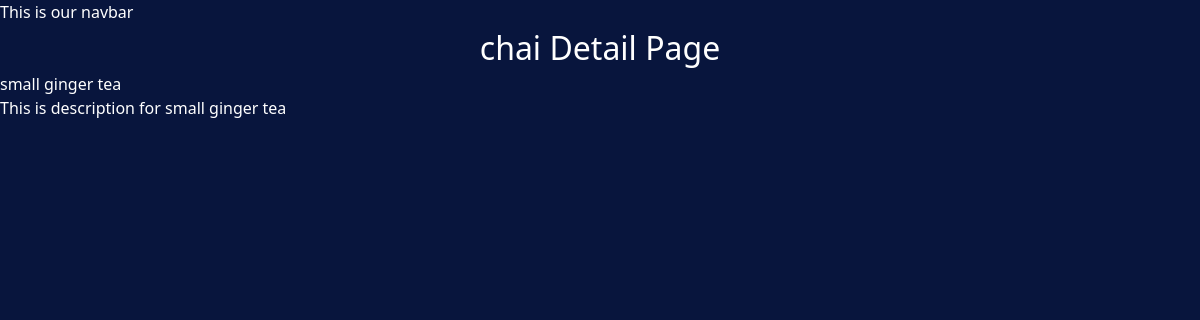
Page /chai/1/ on the committed database.
### chai/models.py (models this page shows, shortened)
class ChaiVarity(models.Model):
    CHAI_TYPE_CHOICE = [
        ('ML', 'MASALA'),
        ('GR', 'GINGER'),
        ('KL', 'KIWI'),
        ('PL', 'PLAIN'),
        ('EL', 'ELACHI'),
    ]
    name = models.CharField(max_length=100)
    image = models.ImageField(upload_to='chais/')
    date_added = models.DateTimeField(default=timezone.now)
    type = models.CharField(max_length=2, choices=CHAI_TYPE_CHOICE)
    description = models.TextField(default='')

### chai/views.py (the view)
# urls.py: path('<int:chai_id>/', views.chai_detail, name='chai_detail'),
def chai_detail(request, chai_id):
    chai = get_object_or_404(ChaiVarity, pk=chai_id)
    return render(request, 'chai/chai_detail.html', {'chai':chai})

### chai/templates/chai/chai_detail.html (shortened to what this page needs)
{% extends "website/layout.html" %}
{% block content %}
<h1>chai Detail Page</h1>
<h3>{{chai.name}}</h3>
<p>{{chai.description}}</p>
{% endblock  %}

### static/style.css (style rules this page uses)
body { background-color: #08153d; color: #FFFFFF; }
h1 { text-align: center; font-size: 2em; }

### rows in the picture
ChaiVarity: name "small ginger tea", description "This is description for small ginger tea"
